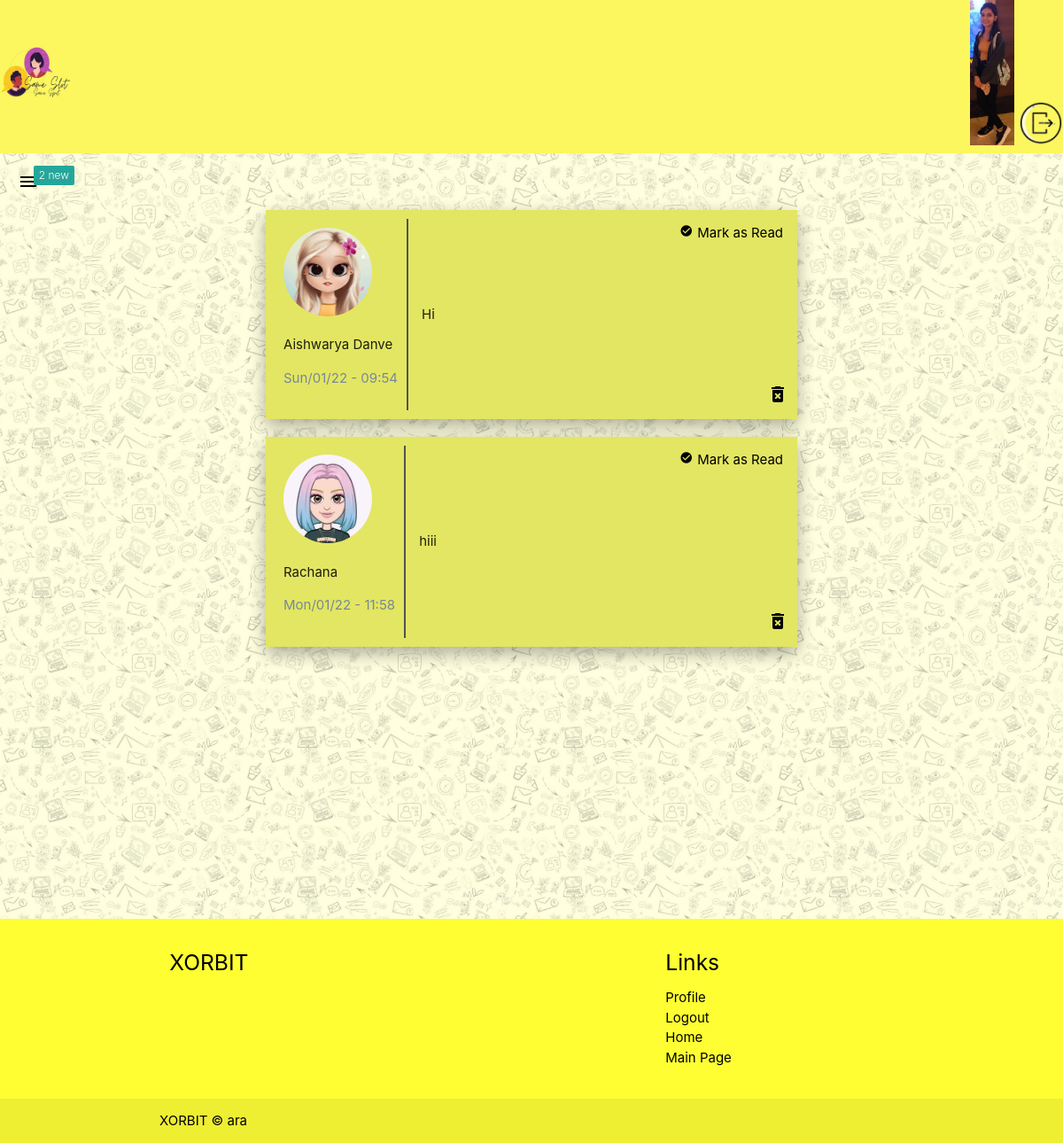
Page /view-messages/ (signed in) on the earlier database version.
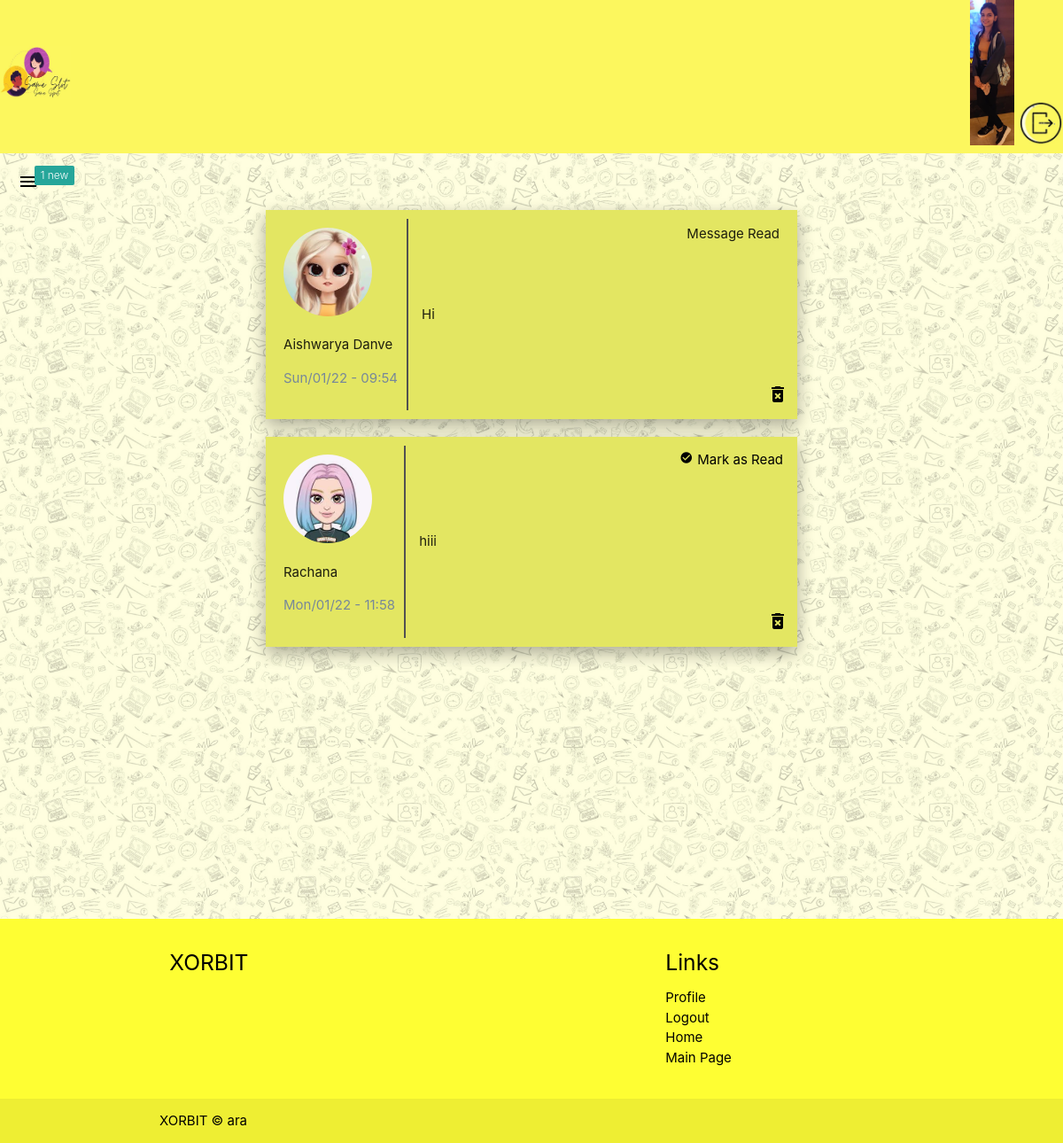
Same page on the later database version.
### main/models.py (models this page shows, shortened)
class Message(models.Model):
    content = models.TextField()
    date_posted = models.DateTimeField(default=timezone.now)
    author = models.ForeignKey(
        User, on_delete=models.CASCADE, related_name="author")
    receiver = models.ForeignKey(
        User, on_delete=models.CASCADE, related_name="receiver", null=True)
    status = models.BooleanField(default=False)

### users/models.py (models this page shows, shortened)
class Profile(models.Model):
    GENDER_C = [
        ("Male", "Male"),
        ("Female", "Female"),
        ("Other", "Other")
    ]
    PROFILE_T = [
        ("Bff's", "Bff's"),
        ("Dating", "Dating"),
        ("Business", "Business")
    ]
    user = models.OneToOneField(User, on_delete=models.CASCADE)
    full_name = models.CharField(max_length=100, null=True)
    age = models.IntegerField(null=True)
    gender = models.CharField(max_length=50, blank=True, null=True, choices=GENDER_C)
    profile_image = models.ImageField(upload_to='profile_pic', default="default.jpg", null=True, blank=True)
    bio = models.TextField(null=True)
    profiletype = models.CharField(max_length=50, choices=PROFILE_T, default=None, null=True, blank=True)
    likeability = models.ManyToManyField( User, related_name="likes", blank=True)
    blocked_by = models.ManyToManyField(User, related_name="blocked", blank=True)

### main/views.py (the view)
# urls.py: path("view-messages/", views.ViewMessages, name="view-messages"),
@login_required
def ViewMessages(req):
    messages = Message.objects.filter(receiver=req.user)
    unreadMessages = Message.objects.filter(
        receiver=req.user).filter(status=False).count()
    userIn = req.user
    context = {
        'msgs': messages,
        'userIn': userIn,
        'unreadmsgs': unreadMessages
    }
    return render(req, "messages.html", context)

### main/templates/messages.html (shortened to what this page needs)
{% extends "base.html" %}
{% block content %}
<section>
  <div class="navigation navigation--bg" style="background-color:#fcf75e">
    <div class="user-view">
      <a href="{% url 'profile-page' %}"><img  width="80px" height="60px"  src="/static/main/b3.jpg" />
    </div>
    <div>
      {% if user.is_authenticated %}
      <img href="{% url 'profile-page' %}" class="Square" width="50px"     src="{{userIn.profile.profile_image.url}}" />
      <a href="{% url 'logout' %}"><img width="50px"   src="/static/main/b4.jpg" /></a>
      {% else %}
      <a href="{% url 'login' %}" class="login link">Log in</a>
      {% endif %}
    </div>
  </div>
  <div class="burger">
    {% if unreadmsgs > 0 %}
      <a href="#" data-target="slide-out" class="sidenav-trigger"
        ><span class="new badge">{{unreadmsgs}}</span>
        <i class="material-icons" style="color: black; margin: 20px;">menu</i>
      </a>
    {% else %}
      <a href="#" data-target="slide-out" class="sidenav-trigger"
        >
        <i class="material-icons" style="color: black; margin: 20px;">menu</i>
      </a>
    {% endif %}
  </div>
</section>
<section class="messages" >
{% if msgs %}
  {% for msg in msgs %}
      <div class="message" style="background-color: rgb(227, 230, 98);" >
          <div class="message__detail">
              <img class="message__image" src='{{msg.author.profile.profile_image.url}}' />
              <p class="message__authort">{{msg.author.profile.full_name}}</p>
              <p class="message__date">{{msg.date_posted|date:"D/m/y - H:i"}}</p>
          </div>
          <div class="message__content" >
              <p class="message__msg">{{msg.content}}</p>
          </div>
          <form method="POST", action="{% url 'mark-read' msg.pk %}">
              {% if not msg.status %}
                  <button class="mark-read" name="msg_id" value="{{msg.id}}"><i class="tiny material-icons">check_circle</i>Mark as Read</button>
              {% else %}
                  <p class="read">Message Read</p>
              {% endif %}
          </form>
          <a href="{% url 'delete-message' msg.pk %}" class="remove-btn"><i class="material-icons">delete_forever</i></a>
    </div>
  {% endfor %}
{% else %}
  <h4 style="text-align:center">You have no Messages :(</h4>
{% endif %}
</section>
{% include "footer.html" %}
{% endblock content %}

Differences in the rows shown:
changed Message "Sun/01/22 - 09:54": status "Mark as Read" → "Message Read"
Other differences:
{{ unreadmsgs }}: "2" → "1"
